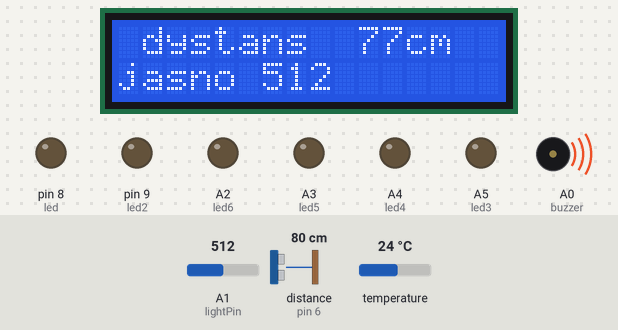
Bench run of a sketch on a simulated Arduino Uno, built with avr-gcc and run on an emulated ATmega328P. Shown: 16×2 character LCD, output pins drawn as LEDs (lit = HIGH), buzzer (waves = sounding). Wiring (inferred from the names in the program): ultrasonic range finder: trigger pin 7; echo pin 6. The test bench sets the inputs (shaded band); at power-on: A1 (lightPin) = 512, temperature 24 °C, distance to the obstacle (sensor on pin 6) 80 cm. The echo pulse lasts 58.3 µs per cm; pins used as bus, display or sensor lines are not drawn; what the sketch prints to the serial monitor is not drawn.

Above: at 1.2 s.
1.3 s: A1 (lightPin) set to 991
At 3.0 s:
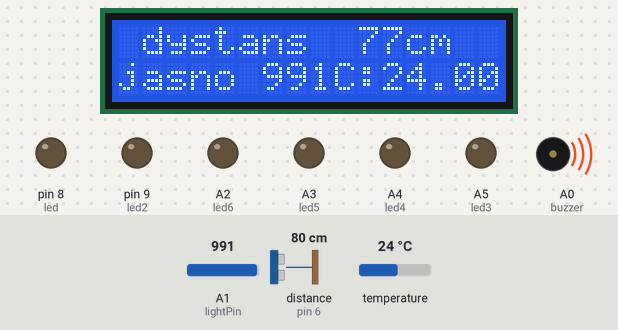
3.3 s: A1 (lightPin) set to 1012
At 5.0 s:
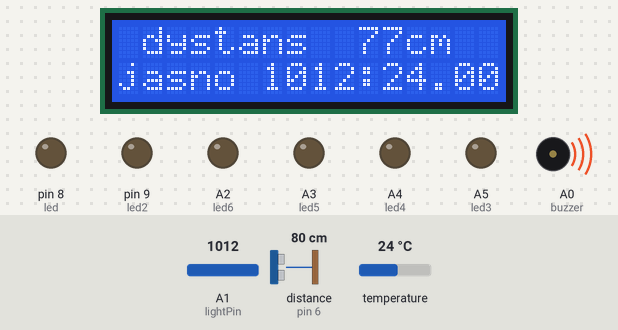
8.0 s: temperature set to 10.7 °C
At 10.1 s:
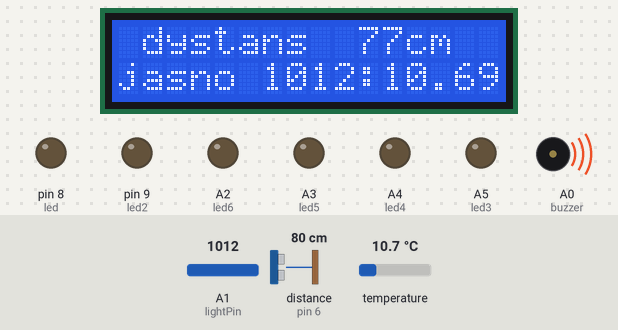
11.1 s: temperature set to 9.2 °C
At 12.8 s:
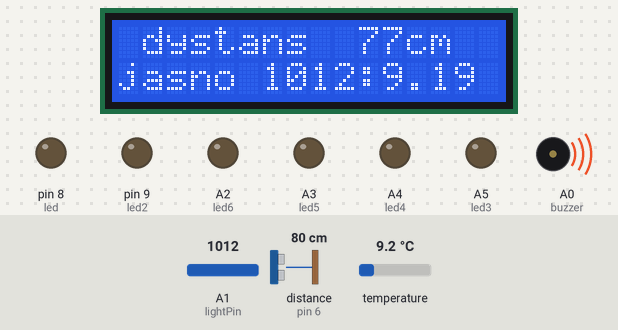
15.7 s: distance to the obstacle (sensor on pin 6) set to 2 cm
At 17.2 s:
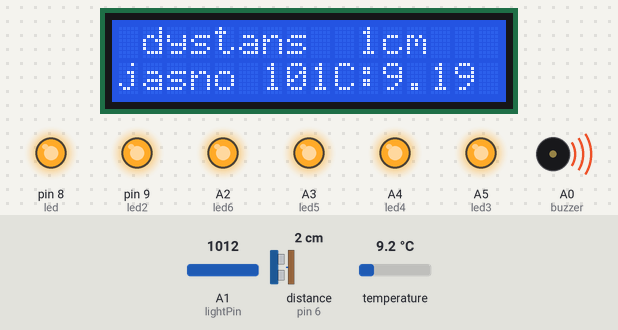
20.4 s: distance to the obstacle (sensor on pin 6) set to 9 cm
At 21.8 s:
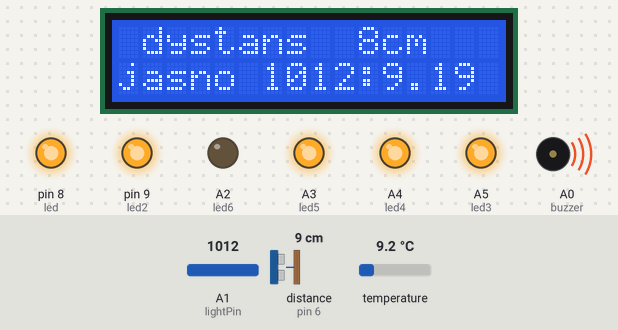
Timing chart, 0 to 23.4 s (numbered marks = the images above; inputs shaded):
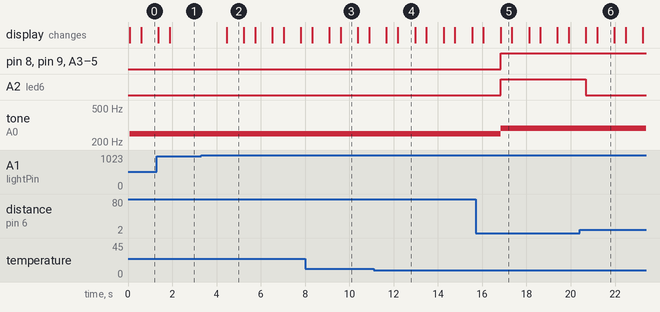

Measured:
- the behaviour switches between 999 and 1000 on A1 (lightPin) (found by bisection; images 1 and 2)
- the behaviour switches between 10 and 9.9 °C on temperature (found by bisection; images 3 and 4)
- after the input at 1.3 s, the display: first differs from a run without the input after 0.58 s (image 1)
- after the input at 3.3 s, the display: changes after 1.2 s (image 2)
- after the input at 8.0 s, the display: first differs from a run without the input after 1.1 s (image 3 shows a later state)
- after the input at 11.1 s, the display: first changes after 0.58 s (image 4 shows a later state)
- after the input at 15.7 s, pin 8 (led), pin 9 (led2), A2 (led6), A3 (led5), A4 (led4), A5 (led3): LOW → HIGH after 1.1 s; tone on A0 (buzzer): 250 Hz → 290 Hz after 1.1 s; the display: first differs from a run without the input after 1.1 s (image 5)
- after the input at 20.4 s, A2 (led6): HIGH → LOW after 0.28 s; the display: first differs from a run without the input after 0.29 s (image 6 shows a later state)

The sketch:

miernik.ino
```cpp
#include <LiquidCrystal.h>
#include <OneWire.h>
#include <DallasTemperature.h>
#define ONE_WIRE_BUS 10
#define trigPin 7
#define echoPin 6
#define led 8
#define led2 9
#define led3 A5
#define led4 A4
#define led5 A3
#define led6 A2
#define buzzer A0
int sound = 250;
int tempPin = 0;
int lightPin = 1;


// ładowanie pinów wyświetlacza
LiquidCrystal lcd(12, 11, 5, 4, 3, 2);
// temperatura
OneWire oneWire(ONE_WIRE_BUS);
DallasTemperature sensors(&oneWire);

unsigned long pulseTime = 0;  // odczytywanie


void setup()

{
  Serial.begin(9600);
  sensors.begin();

  // wiersze,linie, wyświetlacza:
  lcd.begin(16, 2);

  Serial.begin (9600);

  //diody do odległości
  pinMode(trigPin, OUTPUT);
  pinMode(echoPin, INPUT);
  pinMode(led, OUTPUT);
  pinMode(led2, OUTPUT);
  pinMode(led3, OUTPUT);
  pinMode(led4, OUTPUT);
  pinMode(led5, OUTPUT);
  pinMode(led6, OUTPUT);
  pinMode(buzzer, OUTPUT);

  // ustawiamy pin wyjście dalemierz:
  pinMode(trigPin, OUTPUT);
  // pin wejście dalmierz :
  pinMode(echoPin, INPUT);
}

void loop() {

  // dalmierz
  {
    long duration, distance;
    digitalWrite(trigPin, LOW);
    delayMicroseconds(2);
    digitalWrite(trigPin, HIGH);
    delayMicroseconds(10);
    digitalWrite(trigPin, LOW);
    duration = pulseIn(echoPin, HIGH);
    distance = (duration/2) / 30.1;


    if (distance <= 30) {
      digitalWrite(led, HIGH);
      noTone(buzzer);
    }
    else {
      digitalWrite(led,LOW);
    }
    if (distance < 25) {
      digitalWrite(led2, HIGH);
      sound = 260;
    }
    else {
      digitalWrite(led2, LOW);
    }
    if (distance < 20) {
      digitalWrite(led3, HIGH);
      sound = 270;
    }
    else {
      digitalWrite(led3, LOW);
    }
    if (distance < 15) {
      digitalWrite(led4, HIGH);
      sound = 280;
    }
    else {
      digitalWrite(led4,LOW);
    }
    if (distance < 10) {
      digitalWrite(led5, HIGH);
      sound = 290;
    }
    else {
      digitalWrite(led5,LOW);
    }
    if (distance < 5) {
      digitalWrite(led6, HIGH);

    }
    else {
      digitalWrite(led6,LOW);
    }

    if (distance > 200|| distance <= 0){
      Serial.println("poza zasiegiem ");
      noTone(buzzer);
    }
    else {
      Serial.print("Odleglosc  ");
      Serial.print(distance);
      Serial.println("cm");
      tone(buzzer, sound);

      // dalmierz


      lcd.setCursor(1, 0);
      lcd.print("dystans   ");
      lcd.setCursor(10, 0);
      lcd.print(distance);
      lcd.print("cm    ");


      delay(500);


    }

  }


  // miernik jasności
  int lightReading = analogRead(lightPin);
  lcd.setCursor(0, 1);
  //         ----------------
  lcd.print("jasno");
  lcd.setCursor(6, 1);
  lcd.print(lightReading);


  Serial.print("Miernik jasnosci: ");
  Serial.println(lightReading);

  // temperatura
  sensors.requestTemperatures();
  Serial.println("");
  Serial.print("Temperatura: ");
  Serial.println(sensors.getTempCByIndex(0));
  lcd.setCursor(9, 1);
  lcd.print("C:");
  lcd.println(sensors.getTempCByIndex(0));


}
```
